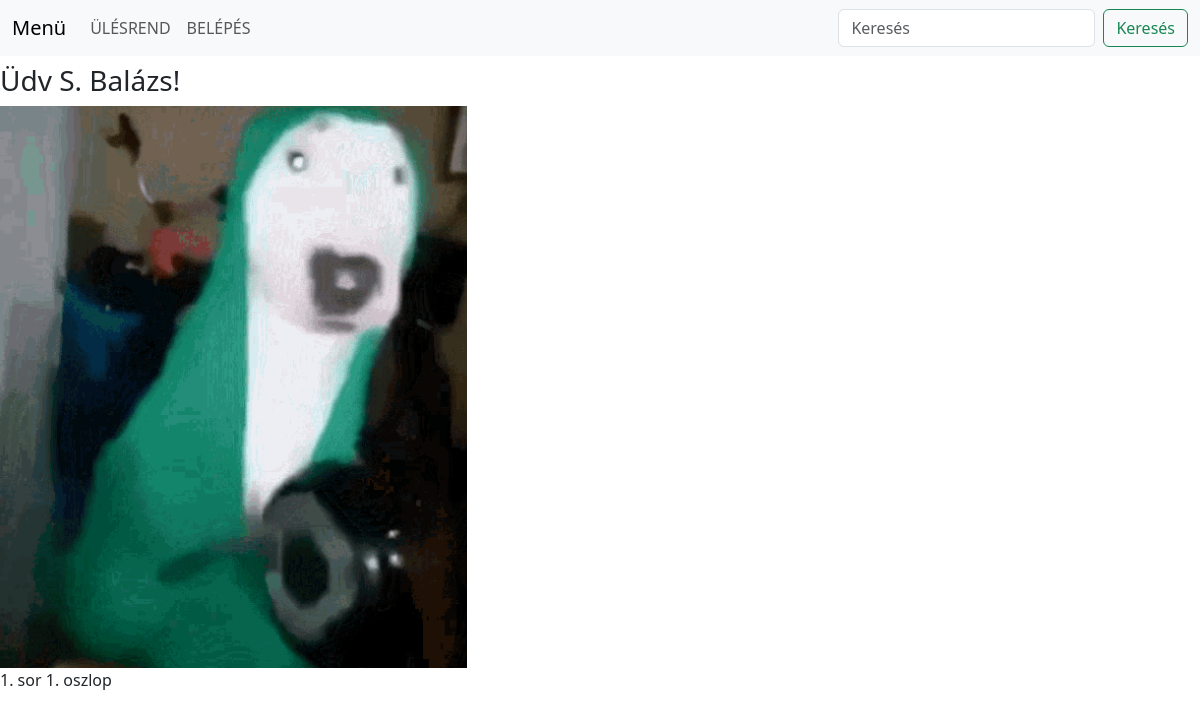
Page /index.php?action=user&id=1 on the committed database.
### tables this page shows
CREATE TABLE `osztaly` (
  `id` int(11) NOT NULL,
  `nev` varchar(100) NOT NULL,
  `sor` tinyint(3) UNSIGNED NOT NULL,
  `oszlop` tinyint(3) UNSIGNED NOT NULL
);

### model/osztaly.php (called while the page is built, shortened)
<?php
class Osztaly {
    function getUser($id) {
        $sql = "SELECT nev, sor, oszlop FROM osztaly WHERE id =".$id;
        $result = DataBase::$conn->query($sql);
        return $result;
    }
}
?>

### view/user.php (the view)
<?php
include_once "model/osztaly.php";
$id = $_GET['id'];
$adatok = $osztaly->getUser($id);
$data = [];
foreach($adatok as $row){
    foreach($row as $kulcs => $adat){
        $data[$kulcs] = $adat;
    }
}
echo    '<div class="col-md-6">';
echo    '<h3>Üdv ' . $data["nev"] . '!</h3>';
echo    '<img src="uploads/'. $id .'.png">';
echo    '<p> ' . ($data["sor"]+1) . '. sor ' . ($data["oszlop"]+1) . ". oszlop" . '</p>';
echo    '</div>';
?>

### rows in the picture
osztaly: nev "S. Balázs", $data["sor"]+1 "1", $data["oszlop"]+1 "1"
